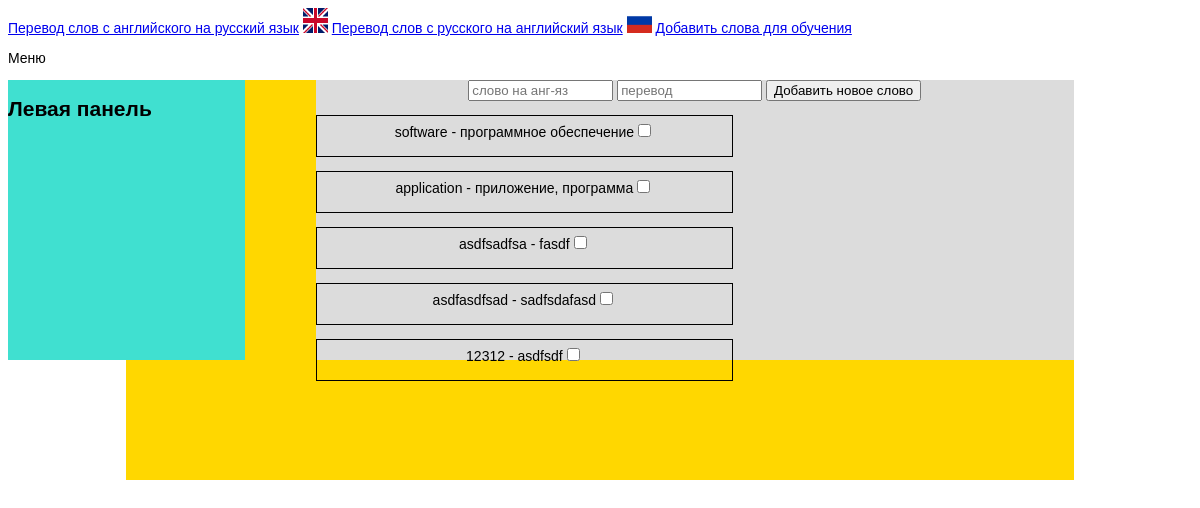
Page /lst_word on the earlier database version.
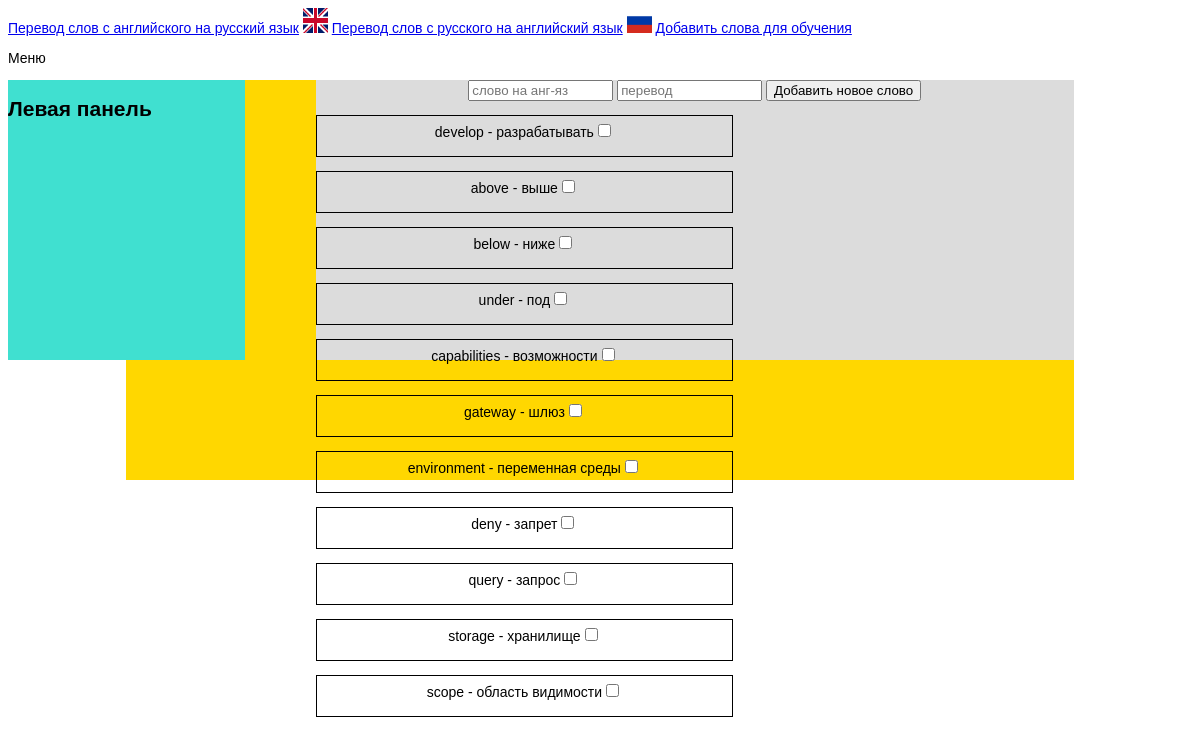
Same page on the later database version.
### main.py (models this page shows)
class Dictionary(db.Model):
    id = db.Column(db.Integer, primary_key=True)
    english_word = db.Column(db.String, nullable=False)
    russia_word = db.Column(db.String, nullable=False)

### main.py (the view, shortened to what this page needs)
@app.route("/lst_word",methods=["GET","POST"])
def lst_word():
    return render_template("lst_word.html",items=Dictionary.query.all())

### templates/lst_word.html
{% extends 'base.html' %}
{% block content %}
<div align="center">
<form method="POST">
    <input type="text" name="english_word" size="15" placeholder="слово на анг-яз">
    <input type="text" name="russia_word" size="15" placeholder="перевод">
    <input type="submit" name="btn" value="Добавить новое слово">
</form>
</div>
<form method="POST">
{% for item in items %}
<p><div class="test">{{ item.english_word }} - {{ item.russia_word }}<input type="checkbox" name="{{item.id}}"><input type="submit" name="btn" class="btn" value="Удалить"></div></p>
{% endfor %}
</form>
{% endblock %}

### templates/base.html (shortened to what this page needs)
<!DOCTYPE html>
<html lang="en">
<head>
    <link rel="stylesheet" href="{{ url_for('static', filename='css/style.css') }}">
</head>
<body>
<a href="{{url_for('translate_from_english')}}">Перевод слов с английского на русский язык</a>
<img src="{{url_for('static', filename='img/english.png')}}" width="25" height="25">
<a href="{{url_for('translate_from_russia')}}">Перевод слов с русского на английский язык</a>
<img src="{{url_for('static', filename='img/russia.png')}}" width="25" height="25">
<a href="{{url_for('lst_word')}}">Добавить слова для обучения</a>
<p>Меню</p>
    <div id="sidebar">
        {% block sidebar %}
	<h2>Левая панель</h2>
        {% endblock%}
	</div>
    <div id="container">
    <div id="content">
        {% block content %}{% endblock%}
	</div>
    </div>
</body>
</html>

### static/css/style.css (style rules this page uses)
body { background: #FFF; color: #000; font-family: Arial, sans-serif; font-size: 14px; }
.test { width: 405px; height: 30px; border: 1px solid black; padding: 5px 5px 5px 5px; }
#container { background: #FFD700; margin: auto auto; text-align: center; width: 80%; height: 400px; }
#sidebar { background: #40E0D0; float: left; width: 20%; height: 280px; }
#content { background: #DCDCDC; float: right; width: 80%; height: 280px; }

Differences in the rows shown:
removed Dictionary: english_word "software", russia_word "программное обеспечение"
removed Dictionary: english_word "application", russia_word "приложение, программа"
removed Dictionary: english_word "asdfsadfsa", russia_word "fasdf"
removed Dictionary: english_word "asdfasdfsad", russia_word "sadfsdafasd"
removed Dictionary: english_word "12312", russia_word "asdfsdf"
added Dictionary: english_word "develop", russia_word "разрабатывать"
added Dictionary: english_word "above", russia_word "выше"
added Dictionary: english_word "below", russia_word "ниже"
added Dictionary: english_word "under", russia_word "под"
added Dictionary: english_word "capabilities", russia_word "возможности"
added Dictionary: english_word "gateway", russia_word "шлюз"
added Dictionary: english_word "environment", russia_word "переменная среды"
added Dictionary: english_word "deny", russia_word "запрет"
added Dictionary: english_word "query", russia_word "запрос"
added Dictionary: english_word "storage", russia_word "хранилище"
added Dictionary: english_word "scope", russia_word "область видимости"
